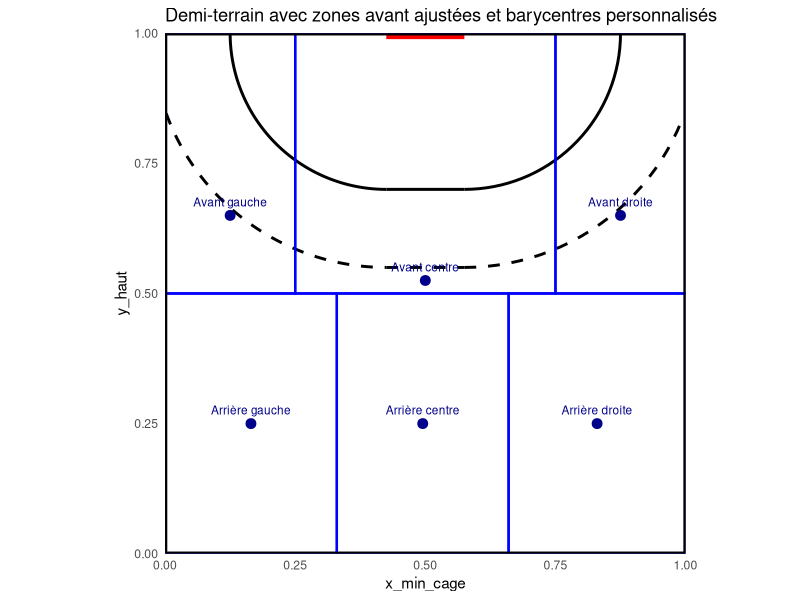

The R script that drew this image:
library(ggplot2)

# -----------------------------
# Paramètres terrain et cage
# -----------------------------
x_centre <- 0.5
y_haut <- 1

largeur_cage <- 0.15
largeur_ligne <- 0.15

x_min_cage <- x_centre - largeur_cage/2
x_max_cage <- x_centre + largeur_cage/2

y_6m <- 0.7
y_9m <- 0.55
x_min_ligne <- x_centre - largeur_ligne/2
x_max_ligne <- x_centre + largeur_ligne/2

# -----------------------------
# Paramètres arcs originaux (rayon 0.3)
# -----------------------------
centre_x1 <- 0.425; centre_y1 <- 1; rayon1 <- 0.3
angles1 <- seq(-pi, -pi/2, length.out = 100)
arc1 <- data.frame(x = centre_x1 + rayon1 * cos(angles1),
                   y = centre_y1 + rayon1 * sin(angles1))

centre_x2 <- 0.575; centre_y2 <- 1; rayon2 <- 0.3
angles2 <- seq(-pi/2, pi, length.out = 100)
arc2 <- data.frame(x = centre_x2 + rayon2 * cos(angles2),
                   y = centre_y2 + rayon2 * sin(angles2))

# -----------------------------
# Nouveaux arcs pointillés (rayon 0.45)
# -----------------------------
centre_x3 <- 0.425; centre_y3 <- 1; rayon3 <- 0.45
angles3 <- seq(-pi, -pi/2, length.out = 100)
arc3 <- data.frame(x = centre_x3 + rayon3 * cos(angles3),
                   y = centre_y3 + rayon3 * sin(angles3))

centre_x4 <- 0.575; centre_y4 <- 1; rayon4 <- 0.45
angles4 <- seq(-pi/2, pi, length.out = 100)
arc4 <- data.frame(x = centre_x4 + rayon4 * cos(angles4),
                   y = centre_y4 + rayon4 * sin(angles4))

# -----------------------------
# Définition des 6 zones avec ajustement avant
# -----------------------------
zones <- data.frame(
  zone = c("Arrière gauche", "Arrière centre", "Arrière droite",
           "Avant gauche", "Avant centre", "Avant droite"),
  x_min = c(0, 0.33, 0.66, 0, 0.25, 0.75),
  x_max = c(0.33, 0.66, 1, 0.25, 0.75, 1),
  y_min = c(0, 0, 0, 0.5, 0.5, 0.5),
  y_max = c(0.5, 0.5, 0.5, 1, 1, 1)
)

# Barycentres : arrière automatique, avant personnalisés
zones$x_bar <- c((zones$x_min[1:3]+zones$x_max[1:3])/2, 0.125, 0.5, 0.875)
zones$y_bar <- c((zones$y_min[1:3]+zones$y_max[1:3])/2, 0.65, 0.525, 0.65)

# -----------------------------
# Graphique demi-terrain avec zones et barycentres ajustés
# -----------------------------
p_terrain <- ggplot() +
  # Demi-terrain (fond)
  geom_rect(xmin=0, xmax=1, ymin=0, ymax=1, fill="grey95", color="black", linewidth=1) +
  
  # Cage (sans profondeur)
  geom_segment(aes(x=x_min_cage, y=y_haut, xend=x_max_cage, yend=y_haut),
               color="red", linewidth=4) +
  
  # Ligne de 6m
  geom_segment(aes(x=x_min_ligne, y=y_6m, xend=x_max_ligne, yend=y_6m),
               color="black", linewidth=1) +
  
  # Ligne de 9m
  geom_segment(aes(x=x_min_ligne, y=y_9m, xend=x_max_ligne, yend=y_9m),
               color="black", linetype="dashed", linewidth=1) +
  
  # Arcs originaux
  geom_path(data=arc1, aes(x=x, y=y), color="black", linewidth=1) +
  geom_path(data=arc2, aes(x=x, y=y), color="black", linewidth=1) +
  
  # Nouveaux arcs pointillés
  geom_path(data=arc3, aes(x=x, y=y), color="black", linetype="dashed", linewidth=1) +
  geom_path(data=arc4, aes(x=x, y=y), color="black", linetype="dashed", linewidth=1) +
  
  # Zones
  geom_rect(data=zones,
            aes(xmin=x_min, xmax=x_max, ymin=y_min, ymax=y_max),
            fill=NA, color="blue", linewidth=0.8) +
  
  # Barycentres
  geom_point(data=zones,
             aes(x=x_bar, y=y_bar),
             color="darkblue", size=3) +
  
  # Étiquettes des zones
  geom_text(data=zones,
            aes(x=x_bar, y=y_bar, label=zone),
            color="darkblue", size=3, vjust=-1) +
  
  coord_fixed(ratio=1) +
  scale_x_continuous(limits=c(0,1), expand=c(0,0)) +
  scale_y_continuous(limits=c(0,1), expand=c(0,0)) +
  
  labs(title="Demi-terrain avec zones avant ajustées et barycentres personnalisés") +
  theme_minimal() +
  theme(
    panel.grid=element_blank(),
    panel.border = element_rect(color="black", fill=NA, linewidth=1.5)
  )
